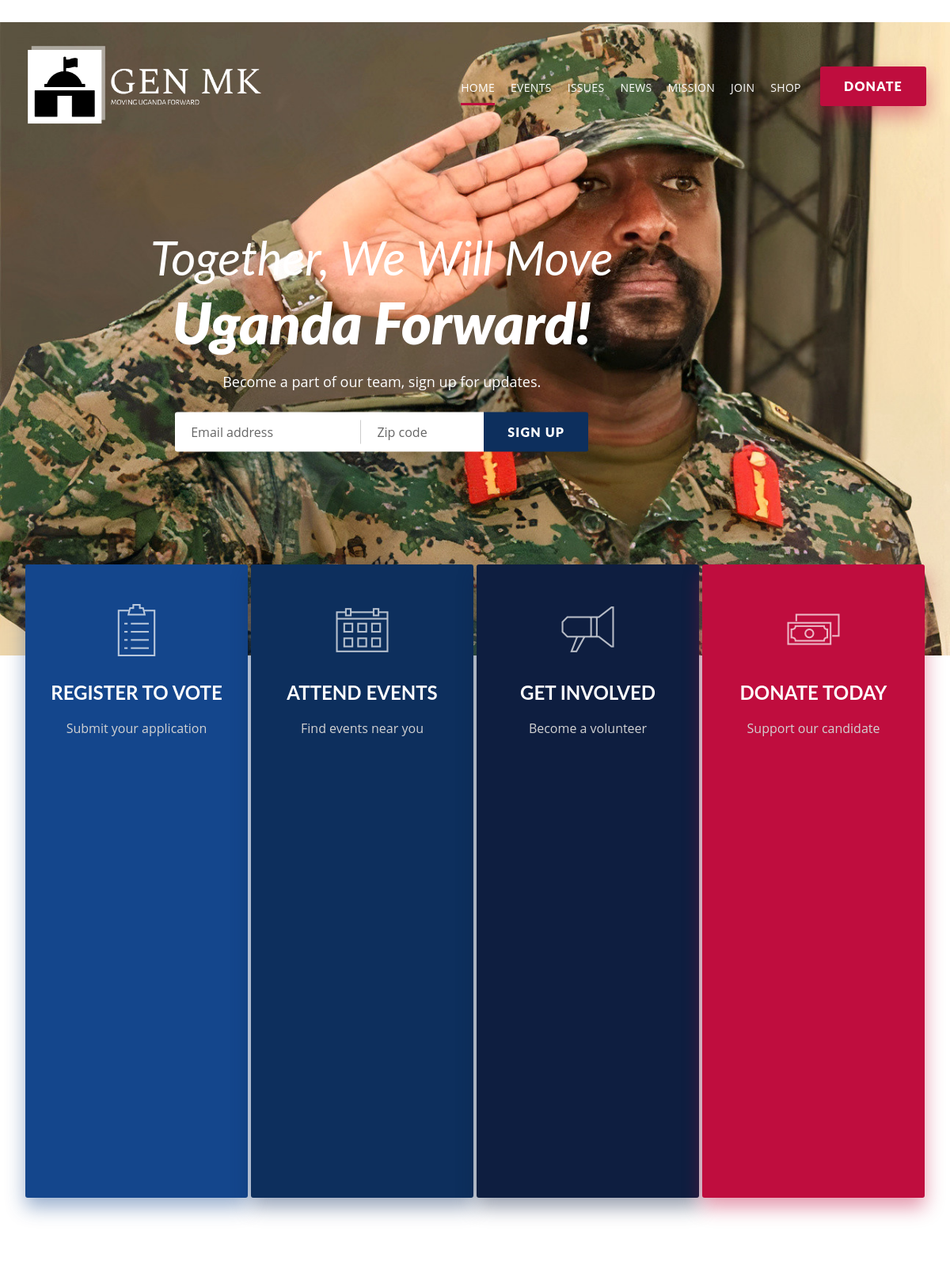
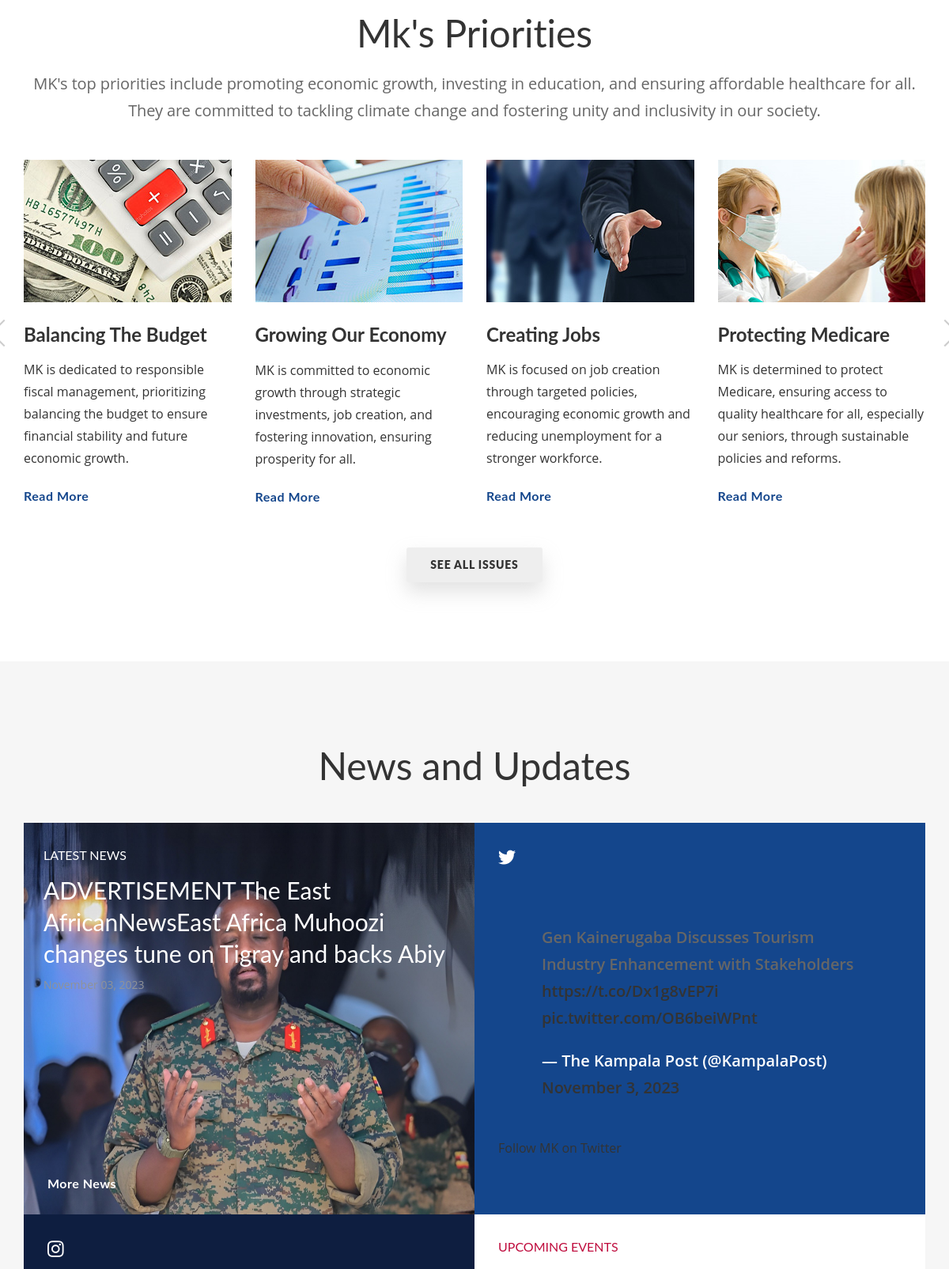
The page / (upper part) on the database its author committed (2 pictures, top to bottom).
### mkprofile/models.py (models this page shows, shortened)
class Campaign(models.Model):
    title = models.CharField(max_length=100)
    subtitle = models.CharField(max_length=100, null=True)
    description = models.TextField()
    background_image = models.ImageField(upload_to='campaign_backgrounds/', null=True)

class Priorities(models.Model):
    title = models.CharField(max_length=100)
    title_description = models.TextField(null=True)

class priorityExamples(models.Model):
    priorities_heading = models.TextField()
    priorities_description = models.TextField()
    priorities_image = models.ImageField(upload_to='priorities_images/', null=True)

class News(models.Model):
    title = models.CharField(max_length=200, blank=True, null=True)
    content = models.TextField(blank=True, null=True)
    date = models.DateField(blank=True, null=True)
    image = models.ImageField(upload_to='news_images/', blank=True, null=True)
    youtube_url = models.URLField(blank=True, null=True)
    vimeo = models.URLField(blank=True, null=True)
    category = models.ForeignKey(Category, on_delete=models.CASCADE, related_name='news', null=True)
    archive = models.ForeignKey(NewsArchive, on_delete=models.CASCADE, related_name='news', null=True)

### mkprofile/views.py (the view)
# urls.py: path('', views.index, name='index'),
def index(request):
    campaigns = Campaign.objects.all()
    priorities = Priorities.objects.all()
    priorityexamples = priorityExamples.objects.all()
    meet = Meet.objects.all()
    testimonials = Testimonials.objects.all()
    products = Products.objects.all()
    latest_news = News.objects.order_by('-date').first()
    recent_events = Event.objects.order_by('-date')[:2]
    return render(request, 'mkprofile/index.html', {
    'campaigns': campaigns,
    'priorities': priorities,
    'priorityexamples': priorityexamples,
    'meet': meet,
    'testimonials': testimonials,
    'products': products,
    'latest_news': latest_news,
    'recent_events': recent_events,
    })

### mkprofile/templates/mkprofile/index.html (shortened to what this page needs)
﻿{% extends 'layout/app.html' %}
{% load i18n %}
{% load static %}
{% block content %}
{% for campaign in campaigns %}
  <div class="media-holder full-src" data-bg="{{ campaign.background_image.url }}">
    <div class="media-inner left-side">
      <h1>{{ campaign.title }} <br>
      <span>{{ campaign.subtitle }}</span></h1>
      <p>{{ campaign.description }}</p>
      <div class="join-us">
        <form id="newsletter2" class="join-form">
          <button type="submit" class="btn btn-style-4 btn-big f-right" data-type="submit">Sign Up</button>
          <div class="input-holder">
            <input type="email" name="newsletter-email" placeholder="Email address">
            <input type="text" placeholder="Zip code">
          </div>
        </form>
      </div>
    </div>
  </div>
{% endfor %}
  <div id="content">
    <div class="action-widget action-col-4 pull-top">
      <div class="container">
        <div class="action-col">
          <a href="#" class="action-item register">
            <i class="icon icon-basic-todo-txt"></i>
            <h5 class="action-title">Register to vote</h5>
            <p>Submit your application</p>
          </a>
        </div>
        <div class="action-col">
          <a href="#" class="action-item event">
            <i class="icon icon-basic-calendar"></i>
            <h5 class="action-title">Attend Events</h5>
            <p>Find events near you</p>
          </a>
        </div>
        <div class="action-col">
          <a href="#" class="action-item get-involved">
            <i class="icon icon-ecommerce-megaphone"></i>
            <h5 class="action-title">Get Involved</h5>
            <p>Become a volunteer</p>
          </a>
        </div>
        <div class="action-col">
          <a href="#" class="action-item donate">
            <i class="icon-ecommerce-banknotes"></i>
            <h5 class="action-title">Donate Today</h5>
            <p>Support our candidate</p>
          </a>
        </div>
      </div>
    </div>
    <div class="page-section">
      <div class="container">
        {% for prior in priorities %}
          <div class="title-holder align-center">
            <h2 class="section-title">{{ prior.title }}</h2>
            <p class="text-size-big">{{ prior.title_description }}</p>
          </div>
        {% endfor %}
        <div class="carousel-type-2">
            <div class="owl-carousel content-element2" data-max-items="4" data-item-margin="30">
              {% for priorityexample in priorityexamples  %}
              <div class="item-carousel">
                <div class="issue-item">
                  <figure><a href="#"><img src="{{ priorityexample.priorities_image.url }}" alt=""></a></figure>
                  <h5><a href="#">{{ priorityexample.priorities_heading }}</a></h5>
                  <p>{{ priorityexample.priorities_description }}</p>
                  <a href="#" class="info-btn">Read More</a>
                </div>
              </div>
              {% endfor %}
            </div>
          <div class="align-center">
            <a href="{% url 'issues' %}" class="btn">See All Issues</a>
          </div>
        </div>
      </div>
    </div>
    <div class="page-section-bg">
      <div class="container">
        <h2 class="section-title align-center">News and Updates</h2>
        <div class="widget-holder">
          <div class="row flex-row">
            <div class="col-md-6">
              <article class="entry">
                  <div class="entry-attachment">
                      <figure class="thumbnail-attachment">
                          <img src="{% if latest_news.image %}{{ latest_news.image.url }}{% else %}{% static 'images/555x361_img1.jpg' %}{% endif %}" alt="">
                      </figure>
                  </div>
                  <div class="entry-body">
                      <h6>Latest News</h6>
                      <h4 class="entry-title"><a href="#">{{ latest_news.title }}</a></h4>
                      <div class="entry-meta">
                          <time class="entry-date" datetime="{{ latest_news.date|date:'Y-m-d' }}">{{ latest_news.date|date:'F d, Y' }}</time>
                      </div>
                      <a href="{% url 'news' %}" class="info-btn">More News</a>
                  </div>
              </article>
          </div>
            <div class="col-md-6">
              <div class="widget-twitter one-tweet">
                <header></header>
                <div class="twitter" data-twitter-items="1">
                  <blockquote class="twitter-tweet"><p lang="en" dir="ltr">Gen Kainerugaba Discusses Tourism Industry Enhancement with Stakeholders <a href="https://t.co/Dx1g8vEP7i">https://t.co/Dx1g8vEP7i</a> <a href="https://t.co/OB6beiWPnt">pic.twitter.com/OB6beiWPnt</a></p>&mdash; The Kampala Post (@KampalaPost) <a href="https://twitter.com/KampalaPost/status/1720439108864975106?ref_src=twsrc%5Etfw">November 3, 2023</a></blockquote> <script async src="https://platform.twitter.com/widgets.js" charset="utf-8"></script>
                </div>
                <a href="https://x.com/mkainerugaba?s=20" clinfoass="-btn">Follow MK on Twitter</a>
              </div>
            </div>
          </div>
          <div class="row flex-row">
            <div class="col-md-6">
              <div class="widget-instagram">
                <header></header>
              </div>
            </div>
            <div class="col-md-6">
              <div class="widget-events">
                  <h6 class="event-title">Upcoming events</h6>
              </div>
          </div>
          </div>
        </div>
      </div>
    </div>
  </div>
{% endblock %}

### rows shown on the page
Campaign: background_image (picture), title "Together, We Will Move", subtitle "Uganda Forward!", description "Become a part of our team, sign up for updates."
Priorities: title "Mk's Priorities", title_description "MK's top priorities include promoting economic growth, investing in education, and ensuring affordable healthcare for all. They are committed to tackling climate change and fostering unity and inclusivity in our society."
priorityExamples: priorities_image (picture), priorities_heading "Balancing The Budget", priorities_description "MK is dedicated to responsible fiscal management, prioritizing balancing the budget to ensure financial stability and future economic growth."
priorityExamples: priorities_image (picture), priorities_heading "Growing Our Economy", priorities_description "MK is committed to economic growth through strategic investments, job creation, and fostering innovation, ensuring prosperity for all."
priorityExamples: priorities_image (picture), priorities_heading "Creating Jobs", priorities_description "MK is focused on job creation through targeted policies, encouraging economic growth and reducing unemployment for a stronger workforce."
priorityExamples: priorities_image (picture), priorities_heading "Protecting Medicare", priorities_description "MK is determined to protect Medicare, ensuring access to quality healthcare for all, especially our seniors, through sustainable policies and reforms."
News: image (picture), title "ADVERTISEMENT The East AfricanNewsEast Africa Muhoozi changes tune on Tigray and backs Abiy", date "November 03, 2023"
